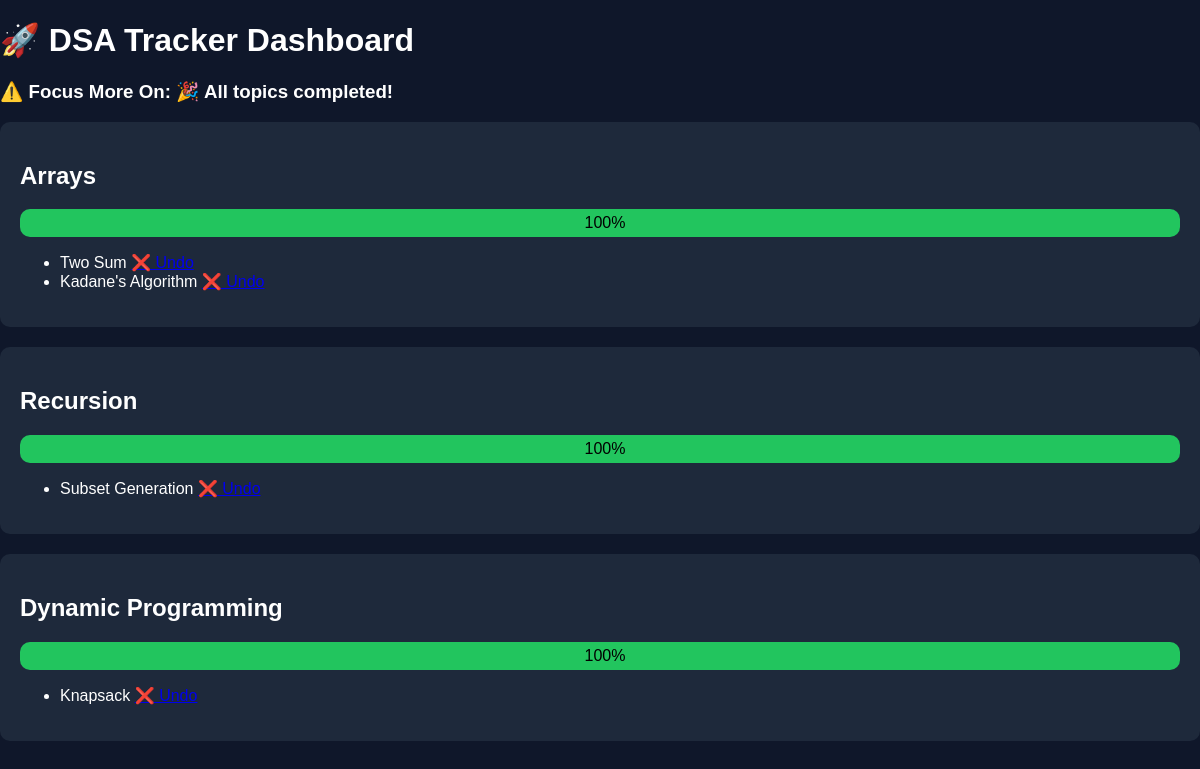
The app's page /dashboard (signed in) with its own data.
### tables this page shows
CREATE TABLE topics (
    id INTEGER PRIMARY KEY AUTOINCREMENT,
    name TEXT,
    order_index INTEGER
);

CREATE TABLE problems (
    id INTEGER PRIMARY KEY AUTOINCREMENT,
    topic_id INTEGER,
    problem_name TEXT,
    difficulty TEXT
);

### app.py (the view)
@app.route('/dashboard')
def dashboard():
    if 'user_id' not in session:
        return redirect('/login')
    user_id = session['user_id']
    conn = connect_db()
    cur = conn.cursor()
    cur.execute("SELECT id, name FROM topics ORDER BY order_index")
    topics = cur.fetchall()
    topic_data = []
    previous_completed = True
    for t in topics:
        topic_id = t[0]
        topic_name = t[1]
        cur.execute("""
            SELECT problems.id, problems.problem_name,
            CASE WHEN progress.id IS NOT NULL THEN 1 ELSE 0 END as done
            FROM problems
            LEFT JOIN progress ON problems.id = progress.problem_id
            AND progress.user_id = ?
            WHERE problems.topic_id = ?
        """, (user_id, topic_id,))
        problems = cur.fetchall()
        total = len(problems)
        solved = sum(p[2] for p in problems)
        progress_percent = int((solved / total) * 100) if total > 0 else 0
        is_unlocked = previous_completed
        previous_completed = (progress_percent == 100)
        topic_data.append({
            "name": topic_name,
            "problems": problems,
            "progress": progress_percent,
            "unlocked": is_unlocked
        })
    cur.execute("SELECT * FROM topics")
    print("TOPICS:", cur.fetchall())
    cur.execute("SELECT * FROM problems")
    print("PROBLEMS:", cur.fetchall())
    conn.close()
    weak_topic = get_weak_topic()
    print("WEAK TOPIC:", weak_topic)
    return render_template("dashboard.html",
                           topics=topic_data,
                           weak=weak_topic)

### app.py (called while the page is built)
def connect_db():
    return sqlite3.connect("database.db")

def get_weak_topic():
    user_id = session['user_id']
    conn = connect_db()
    cur = conn.cursor()
    cur.execute("""
        SELECT topics.name,
               COUNT(DISTINCT problems.id) as total,
               COUNT(progress.id) as solved
        FROM topics
        LEFT JOIN problems ON topics.id = problems.topic_id
        LEFT JOIN progress ON problems.id = progress.problem_id
        AND progress.user_id = ?
        GROUP BY topics.name
    """, (user_id,))
    data = cur.fetchall()
    conn.close()
    print("AI DATA:", data)
    if not data:
        return "No topics available"
    if all(x[1] == x[2] for x in data):
        return "🎉 All topics completed!"
    if all(x[2] == 0 for x in data):
        return "Start with " + data[0][0]
    weakest = min(data, key=lambda x: (x[2] / x[1]) if x[1] > 0 else 1)
    return "Focus on " + weakest[0]

### templates/dashboard.html (shortened to what this page needs)
<!DOCTYPE html>
<html>
<head>
  <link rel="stylesheet" href="/static/style.css">
</head>
<body>
<h1>🚀 DSA Tracker Dashboard</h1>
<h3>⚠️ Focus More On: {{ weak }}</h3>
{% for t in topics %}
<div class="topic-card">
  <h2>
    {{ t.name }}
  </h2>
  <div class="progress-bar">
    <div class="progress" style="width : {{ t.progress }}%;">
      {{ t.progress }}%
    </div>
  </div>
  {% if t.unlocked %}
    <ul>
      {% for p in t.problems %}
        <li>
          {{ p[1] }}
         <a href="/mark/{{ p[0] }}">
        {% if p[2] == 1 %}
        ❌  Undo
        {% else %}
        ✅ Done
        {% endif %}
        </a>
        </li>
      {% endfor %}
    </ul>
  {% else %}
    <p style="color: gray;">Complete previous topic to unlock 🔒</p>
  {% endif %}
</div>
{% endfor %}
</body>
</html>

### static/style.css (style rules this page uses)
body { margin: 0; font-family: Arial; background: #0f172a; color: white; }
.topic-card { background: #1e293b; padding: 20px; margin-bottom: 20px; border-radius: 10px; }
.progress-bar { background: #334155; border-radius: 10px; overflow: hidden; margin-bottom: 10px; }
.progress { background: #22c55e; padding: 5px; text-align: center; color: black; }
.topic-card { background: #1e293b; padding: 20px; margin-bottom: 20px; border-radius: 10px; transition: transform 0.3s, box-shadow 0.3s; animation: fadeIn 0.5s ease-in; }

### records on screen
topics: name "Arrays", progress "100"
problems: problem_name "Two Sum"
problems: problem_name "Kadane's Algorithm"
topics: name "Recursion", progress "100"
problems: problem_name "Subset Generation"
topics: name "Dynamic Programming", progress "100"
problems: problem_name "Knapsack"

### other values on screen
{{ weak }} "🎉 All topics completed!"
